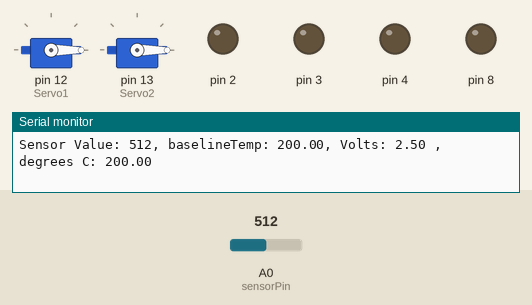
A sketch run on a simulated Arduino Uno, built with avr-gcc and run on an emulated ATmega328P. Parts: 2 × servo, output pins drawn as LEDs (lit = HIGH), the last lines printed to the serial monitor. Inputs (shaded band) come from the test bench; at power-on: A0 (sensorPin) = 512.

Above: at 2.2 s.
2.3 s: A0 (sensorPin) set to 517
At 3.2 s:
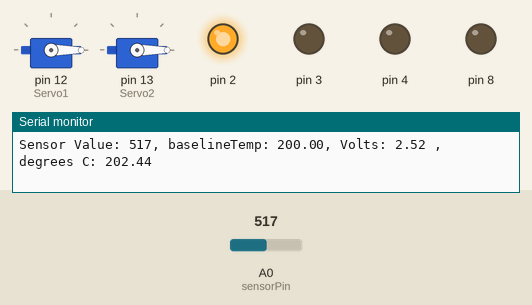
3.8 s: A0 (sensorPin) set to 1023
At 5.0 s:
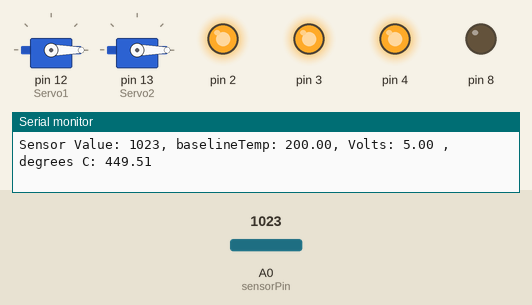
5.3 s: A0 (sensorPin) set to 122
At 6.3 s:
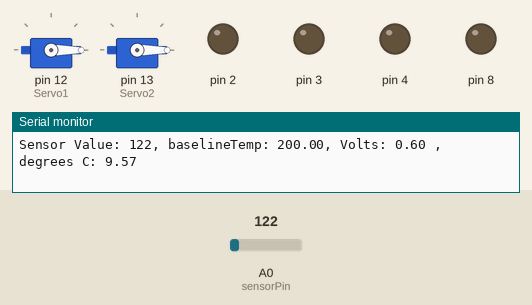
Timing chart, 0 to 8.3 s (numbered marks = the images above; inputs shaded):
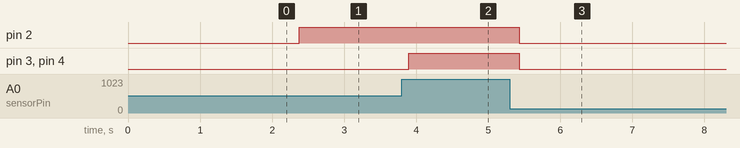

The sketch:

nuclear-final-sxolia.ino
```cpp
//Δήλωση μεταβλητών
 const int sensorPin=A0;
 int sensorVal=0;
 float baselineTemp=0;
 float temperature=0;
 float voltage=0;


   // Include the Servo library
  #include <Servo.h>

  // Create a servo object
  Servo Servo1;
  Servo Servo2;

void setup() {

   // Αποσύνδεση των servo motors
    Servo1.detach();
    Servo2.detach();

   // Η αναλογική pin AO στην οποία συνδέεται ο ανιχνευτής θερμότητας δίνει τιμές από 0 (αντιστοιχεί σε 0V) έως 1024 (αντιστοιχεί σε 5V)
    sensorVal = analogRead(sensorPin);
    voltage = (sensorVal/1024.0)*5.0;  //  Άρα η τιμή που δίνει η Α0 σε volts είναι η διπλανή (sensorVal/1024.0)*5.0
    //Μετατροπή της τιμής των Volts που δίνει η  ΑΟ σε θερμοκρασία σε  βαθμούς C
    // Αντιστοιχούν 10mV σε 1 βαθμό κελσίου και διορθώνουμε και με ένα offset
    baselineTemp = (voltage - .5)*100;  // Η Θερμοκρασία περιβάλλοντος

    //στο pin 8 θα συνδεθούν τα ηχεία
    pinMode(8, OUTPUT);

    // put your setup code here, to run once:
    Serial.begin(9600);//open serial port

    //όλα τα LEDs αρχικά είναι σβηστά
    for (int pinNumber=2;pinNumber<5;pinNumber++){
      pinMode(pinNumber,OUTPUT);
      digitalWrite(pinNumber, LOW);
    }

    //συνδέονται τα servos στα pins 12 και 13
    delay(1000);
    Servo1.attach(12);
    Servo2.attach(13);
    Servo1.write(0);
    Servo2.write(0);
}

    void loop() {
      // κάθε στιγμή  - μέσα στο loop

      // put your main code here, to run repeatedly:
      sensorVal = analogRead(sensorPin);
      Serial.print("Sensor Value: ");
      Serial.print(sensorVal);
      Serial.print(", baselineTemp: ");
      Serial.print(baselineTemp);

      // μέτρηση της τιμής σε volts που δίνει ο ανιχνευτής θερμότητας
      voltage = (sensorVal/1024.0)*5.0;

      // Τύπωση της τιμής
      Serial.print(", Volts: ");
      Serial.print(voltage);

      //Μετατροπη της τιμής των volts σε θερμοκρασία
      Serial.print (" ,degrees C: ");
       temperature = (voltage - .5)*100;
      Serial.println(temperature);

    // αν η θερμοκρασία είναι μικρότερη από τη θερμοκρασία περιβάλλοντος όλα τα LEDs σβηστά
     if (temperature < baselineTemp){
        digitalWrite(2, LOW);
        digitalWrite(3, LOW);
        digitalWrite(4, LOW);


    // αν η θερμοκρασία είναιαπό 2 έως 4 μονάδες μεγαλύτερη από τη θερμοκρασία περιβάλλοντος ανάβει το ένα  LED
     }else if (temperature >= baselineTemp+2 && temperature < baselineTemp+4){
        digitalWrite(2, HIGH);
        digitalWrite(3, LOW);
        digitalWrite(4, LOW);

              // αν η θερμοκρασία είναιαπό 4 έως 6 μονάδες μεγαλύτερη από τη θερμοκρασία περιβάλλοντος ανάβει και το δεύτερο  LED
           }else if (temperature >= baselineTemp+4 && temperature < baselineTemp+6){
              digitalWrite(2, HIGH);
              digitalWrite(3, HIGH);
              digitalWrite(4, LOW);


                            // Make servo go to 90 degrees

                            //ταυτόχρονα οι servo motors στρέφουν με βήμα 12μοίρες σε κάθε βήμα τους βραχίονες τους και μαζί και τους σωλήνες με νερό που είναι προσαρτημένοι σε αυτούς
                              for (int i=1;i<130;i+=12){
                                Servo1.write(i);
                                Servo2.write(i);
                                digitalWrite(3, LOW); //σβήνει το δεύτερο LED
                                delay(250);
                                i=i+3;

                                Servo1.write(i);
                                Servo2.write(i);
                                delay(250);
                                i=i+3;

                                Servo1.write(i);
                                Servo2.write(i);
                                delay(250);
                                 digitalWrite(3, HIGH);  //ανάβει το δεύτερο LED  δηλ. αναβοσβήνει
                                i=i+3;

                                 Servo1.write(i);
                                Servo2.write(i);
                                delay(250);
                                i=i+3;

                                //Ακούγεται ήχος κάθε 1 sec
                                tone(8,1000,500);
                                //delay(1000);


                              }

                                 Servo1.detach();
                                 Servo2.detach();

               }else if (temperature >= baselineTemp+6){
                  digitalWrite(2, HIGH);
                  digitalWrite(3, HIGH);
                  digitalWrite(4, HIGH);
               }


                delay(1);

        }
```

Measured:
- the behaviour switches between 516 and 517 on A0 (sensorPin) (found by bisection; images 0 and 1)
- after the input at 2.3 s, pin 2: LOW → HIGH after 0.08 s
- after the input at 3.8 s, pin 3, pin 4: LOW → HIGH after 0.10 s
- after the input at 5.3 s, pin 2–4: HIGH → LOW after 0.13 s
